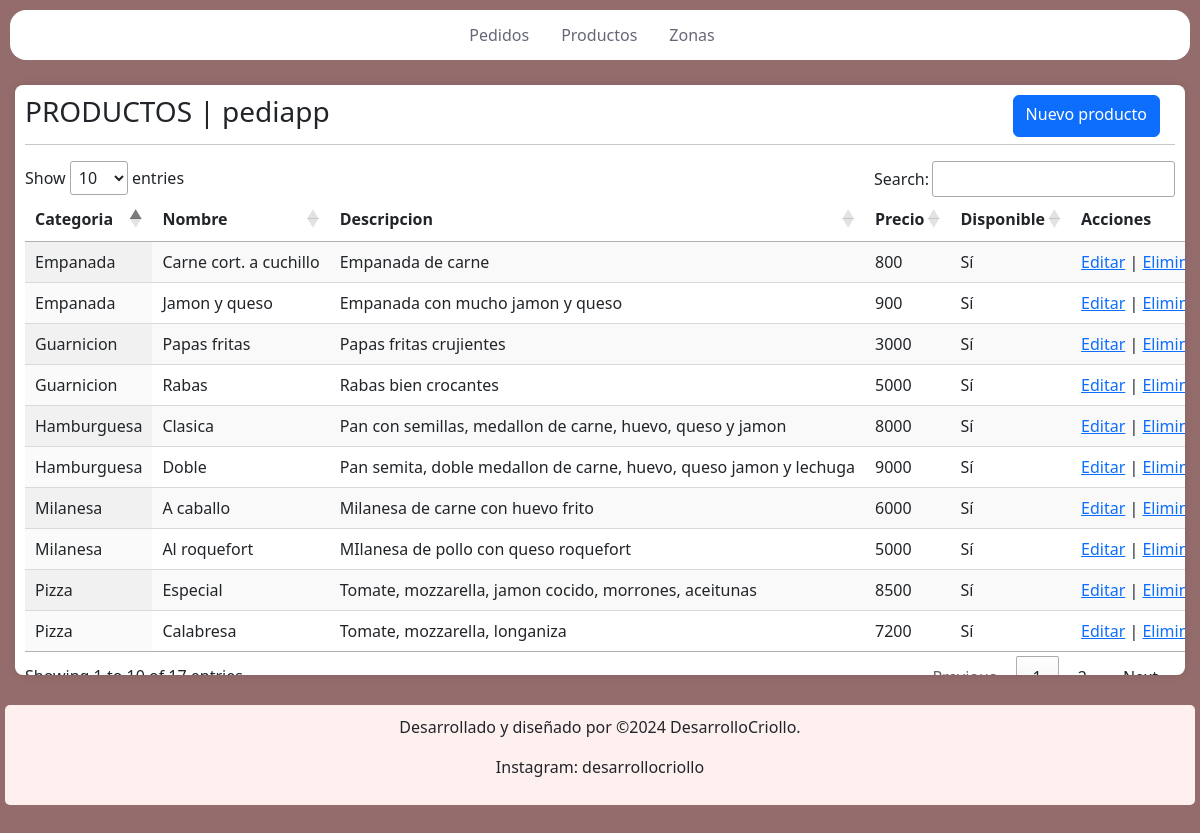
The app's page /gestionar/productos/ with its own data.
### productos/models.py (models this page shows, shortened)
class Producto(models.Model):
    nombre = models.CharField(max_length=75)
    descripcion = models.CharField(max_length=200)
    categoria = models.ForeignKey(Categoria, on_delete=models.CASCADE)
    precio = models.IntegerField()
    disponible = models.BooleanField()

class Categoria(models.Model):
    nombre = models.CharField(max_length=75)
    nombreplural = models.CharField(max_length=75, help_text="Especifica el nombre en plural de la categoría", blank=True)
    disponible = models.BooleanField()
    def __str__(self):
        return f"{self.nombre}"

### productos/views.py (the view)
# urls.py: path('gestionar/productos/', include('productos.urls')),
def productos(request):
    productos = Producto.objects.all()
    return render(request, 'productos/productos.html', {'productos': productos})

### templates/productos/productos.html (shortened to what this page needs)
{% extends "gestion/index.html" %}
{% load static %}
{% block content %}
<div id="contenedor">
    <div class="top">
    <h3>PRODUCTOS | pediapp</h3>
    <a class="btn btn-primary" style="margin-right: 15px" href="{% url 'NuevoProducto' %}" role="button">Nuevo producto</a></div>
    <hr style="margin-top: -3px">
	<table id="myTable" class="display">
	    <thead>
		<tr>
        <th>Categoria</th>
		<th>Nombre</th>
		<th>Descripcion</th>
		<th>Precio</th>
        <th>Disponible</th>
        <th>Acciones</th>
		</tr>
		</thead>
		<tbody>
            {% for producto in productos %}
            <tr>
                <td>{{ producto.categoria }}</td>
                <td>{{ producto.nombre }}</td>
                <td>{{ producto.descripcion }}</td>
                <td>{{ producto.precio }}</td>
                <td>{% if producto.disponible %}Sí{% else %}No{% endif %}</td>
                <td>
                    <a href="{% url 'update_pro' pk=producto.id %}">Editar</a>
                    |
                    <a href="{% url 'delete_pro' pk=producto.id %}">Eliminar</a>
                </td>
            </tr>
        {% endfor %}
		</tbody>
	</table>
</div>
{% endblock  %}

### templates/gestion/index.html (shortened to what this page needs)
<!DOCTYPE html>
<html lang="es">
<head>
  {% load static %}
  <link href="https://cdn.jsdelivr.net/npm/bootstrap@5.3.2/dist/css/bootstrap.min.css" rel="stylesheet">
  <link rel="stylesheet" href="https://cdn.datatables.net/1.13.7/css/jquery.dataTables.css" />
  <link rel="stylesheet" type="text/css" href={% static "css/index_styles.css" %} />
</head>
<body>
    <nav class="navbar navbar-expand-lg">
        <div class="container-fluid">
          <div class="offcanvas offcanvas-end" tabindex="-1" id="offcanvasNavbar" aria-labelledby="offcanvasNavbarLabel">
            <div class="offcanvas-body">
              <ul class="navbar-nav justify-content-center flex-grow-1 pe-3">
                <li class="nav-item">
                  <a class="nav-link mx-lg-2" href='/gestionar/'>Pedidos</a>
                </li>
                <li class="nav-item">
                  <a class="nav-link mx-lg-2" href='/gestionar/productos/'>Productos</a>
                </li>
                <li class="nav-item">
                  <a class="nav-link mx-lg-2" href='/gestionar/zonas/'>Zonas</a>
                </li>
              </ul>
            </div>
          </div>
        </div>
      </nav>
    {% block content %}{% endblock %}
  <footer>
    <p>Desarrollado y diseñado por &copy;2024 DesarrolloCriollo.</p>
    <p>Instagram: desarrollocriollo</p>
  </footer>
</body>
</html>

### static/css/index_styles.css (style rules this page uses)
html, body { height: 100%; margin: 0; }
.navbar { background-color: #fff; height: 50px; margin: 5px; border-radius: 16px; padding: 0.5rem; }
.nav-link { color: #666777; font-weight: 500; position: relative; }
.nav-link::before { content: ""; position: absolute; bottom: 0; left: 50%; transform: translateX(-50%); width: 0%; height: 2px; background-color: #de0404d4; visibility: hidden; transition: 0.3s ease-in-out; }
.top { display: flex; flex-direction: row; justify-content: space-between; margin-bottom: 10px; }
body { display: flex; flex-direction: column; background-color: rgba(78, 11, 11, 0.6); margin: 5px; }
footer { margin-top: 10px; padding: 10px; width: 100%; border-radius: 5px; background-color: rgb(255, 240, 240); text-align: center; }
#contenedor { flex: 1; margin: 20px 10px; background-color: #fff; padding: 20px; border-radius: 8px; box-shadow: 0px 0px 10px rgba(0, 0, 0, 0.1); }
#contenedor { overflow-x: auto; padding: 10px; }
.container-fluid { padding: 0; }
#myTable { width: 100%; max-width: 100%; table-layout: auto; }
#myTable th, #myTable td { white-space: nowrap; overflow: hidden; text-overflow: ellipsis; }

### records on screen
Producto: categoria "Pizza", nombre "Especial", descripcion "Tomate, mozzarella, jamon cocido, morrones, aceitunas", precio "8500", disponible "Sí"
Producto: categoria "Pizza", nombre "Calabresa", descripcion "Tomate, mozzarella, longaniza", precio "7200", disponible "Sí"
Producto: categoria "Milanesa", nombre "A caballo", descripcion "Milanesa de carne con huevo frito", precio "6000", disponible "Sí"
Producto: categoria "Hamburguesa", nombre "Clasica", descripcion "Pan con semillas, medallon de carne, huevo, queso y jamon", precio "8000", disponible "Sí"
Producto: categoria "Hamburguesa", nombre "Doble", descripcion "Pan semita, doble medallon de carne, huevo, queso jamon y lechuga", precio "9000", disponible "Sí"
Producto: categoria "Empanada", nombre "Carne cort. a cuchillo", descripcion "Empanada de carne", precio "800", disponible "Sí"
Producto: categoria "Empanada", nombre "Jamon y queso", descripcion "Empanada con mucho jamon y queso", precio "900", disponible "Sí"
Producto: categoria "Guarnicion", nombre "Papas fritas", descripcion "Papas fritas crujientes", precio "3000", disponible "Sí"
Producto: categoria "Guarnicion", nombre "Rabas", descripcion "Rabas bien crocantes", precio "5000", disponible "Sí"
Producto: categoria "Milanesa", nombre "Al roquefort", descripcion "MIlanesa de pollo con queso roquefort", precio "5000", disponible "Sí"
